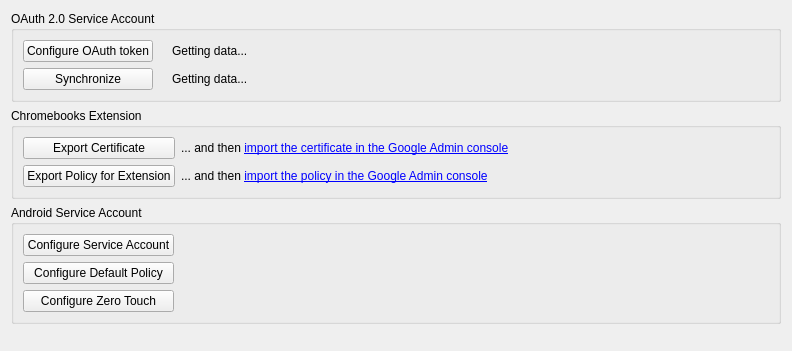
<?xml version="1.0" encoding="UTF-8"?>
<ui version="4.0">
 <class>ChromebookPreferencesWidget</class>
 <widget class="QWidget" name="ChromebookPreferencesWidget">
  <property name="geometry">
   <rect>
    <x>0</x>
    <y>0</y>
    <width>792</width>
    <height>351</height>
   </rect>
  </property>
  <property name="windowTitle">
   <string>Form</string>
  </property>
  <layout class="QVBoxLayout" name="verticalLayout_2">
   <item>
    <widget class="QGroupBox" name="serviceAccountGroup">
     <property name="title">
      <string>OAuth 2.0 Service Account</string>
     </property>
     <layout class="QGridLayout" name="gridLayout_2">
      <item row="0" column="0">
       <widget class="QPushButton" name="configureServiceAccountButton">
        <property name="text">
         <string>Configure OAuth token</string>
        </property>
       </widget>
      </item>
      <item row="0" column="1">
       <widget class="OnlineStatus" name="serviceAccountStatusIcon"/>
      </item>
      <item row="0" column="2">
       <widget class="QLabel" name="serviceAccountStatusLabel">
        <property name="sizePolicy">
         <sizepolicy hsizetype="MinimumExpanding" vsizetype="Preferred">
          <horstretch>0</horstretch>
          <verstretch>0</verstretch>
         </sizepolicy>
        </property>
        <property name="text">
         <string>Getting data...</string>
        </property>
        <property name="wordWrap">
         <bool>true</bool>
        </property>
       </widget>
      </item>
      <item row="1" column="0">
       <widget class="QPushButton" name="synchronizeButton">
        <property name="text">
         <string>Synchronize</string>
        </property>
       </widget>
      </item>
      <item row="1" column="1">
       <widget class="CircularProgressIndicator" name="syncProgress" native="true"/>
      </item>
      <item row="1" column="2">
       <widget class="QLabel" name="syncStatusLabel">
        <property name="sizePolicy">
         <sizepolicy hsizetype="MinimumExpanding" vsizetype="Preferred">
          <horstretch>0</horstretch>
          <verstretch>0</verstretch>
         </sizepolicy>
        </property>
        <property name="text">
         <string>Getting data...</string>
        </property>
        <property name="wordWrap">
         <bool>true</bool>
        </property>
       </widget>
      </item>
     </layout>
    </widget>
   </item>
   <item>
    <widget class="QGroupBox" name="groupBox">
     <property name="title">
      <string>Chromebooks Extension</string>
     </property>
     <layout class="QGridLayout" name="gridLayout">
      <item row="0" column="0">
       <widget class="QPushButton" name="exportCertificateButton">
        <property name="statusTip">
         <string>Export the MDM Certificate in PEM format.</string>
        </property>
        <property name="text">
         <string>Export Certificate</string>
        </property>
       </widget>
      </item>
      <item row="0" column="1">
       <widget class="QLabel" name="importCertificateLink">
        <property name="sizePolicy">
         <sizepolicy hsizetype="MinimumExpanding" vsizetype="Preferred">
          <horstretch>0</horstretch>
          <verstretch>0</verstretch>
         </sizepolicy>
        </property>
        <property name="text">
         <string>&lt;html&gt;&lt;head/&gt;&lt;body&gt;&lt;p&gt;... and then &lt;a href=&quot;https://admin.google.com/AdminHome?fral=1#ServiceSettings/notab=1&amp;amp;service=shared%20device%20settings&amp;amp;subtab=certificate&quot;&gt;&lt;span style=&quot; text-decoration: underline; color:#0000ff;&quot;&gt;import the certificate in the Google Admin console&lt;/span&gt;&lt;/a&gt;&lt;/p&gt;&lt;/body&gt;&lt;/html&gt;</string>
        </property>
        <property name="wordWrap">
         <bool>true</bool>
        </property>
       </widget>
      </item>
      <item row="1" column="0">
       <widget class="QPushButton" name="exportPolicyButton">
        <property name="statusTip">
         <string>Export the policy file for the Chromebooks extension.</string>
        </property>
        <property name="text">
         <string>Export Policy for Extension</string>
        </property>
       </widget>
      </item>
      <item row="1" column="1">
       <widget class="QLabel" name="importPolicyLink">
        <property name="sizePolicy">
         <sizepolicy hsizetype="MinimumExpanding" vsizetype="Preferred">
          <horstretch>0</horstretch>
          <verstretch>0</verstretch>
         </sizepolicy>
        </property>
        <property name="text">
         <string>&lt;html&gt;&lt;head/&gt;&lt;body&gt;&lt;p&gt;... and then &lt;a href=&quot;https://admin.google.com/AdminHome?fral=1#ChromeAppList:&quot;&gt;&lt;span style=&quot; text-decoration: underline; color:#0000ff;&quot;&gt;import the policy in the Google Admin console&lt;/span&gt;&lt;/a&gt;&lt;/p&gt;&lt;/body&gt;&lt;/html&gt;</string>
        </property>
        <property name="wordWrap">
         <bool>true</bool>
        </property>
       </widget>
      </item>
     </layout>
    </widget>
   </item>
   <item>
    <widget class="QGroupBox" name="androidServiceAccountGroup">
     <property name="title">
      <string>Android Service Account</string>
     </property>
     <layout class="QGridLayout" name="gridLayout_3">
      <item row="1" column="0">
       <widget class="QPushButton" name="configureEMMDefaultPolicyButton">
        <property name="text">
         <string>Configure Default Policy</string>
        </property>
       </widget>
      </item>
      <item row="0" column="0">
       <widget class="QPushButton" name="configureAndroidServiceAccountButton">
        <property name="sizePolicy">
         <sizepolicy hsizetype="Minimum" vsizetype="Fixed">
          <horstretch>0</horstretch>
          <verstretch>0</verstretch>
         </sizepolicy>
        </property>
        <property name="text">
         <string>Configure Service Account</string>
        </property>
       </widget>
      </item>
      <item row="2" column="0">
       <widget class="QPushButton" name="configureZeroTouchButton">
        <property name="text">
         <string>Configure Zero Touch</string>
        </property>
       </widget>
      </item>
      <item row="0" column="1">
       <spacer name="horizontalSpacer">
        <property name="orientation">
         <enum>Qt::Horizontal</enum>
        </property>
        <property name="sizeHint" stdset="0">
         <size>
          <width>40</width>
          <height>20</height>
         </size>
        </property>
       </spacer>
      </item>
     </layout>
    </widget>
   </item>
   <item>
    <spacer name="verticalSpacer">
     <property name="orientation">
      <enum>Qt::Vertical</enum>
     </property>
     <property name="sizeHint" stdset="0">
      <size>
       <width>20</width>
       <height>217</height>
      </size>
     </property>
    </spacer>
   </item>
  </layout>
 </widget>
 <customwidgets>
  <customwidget>
   <class>CircularProgressIndicator</class>
   <extends>QWidget</extends>
   <header>FileWaveGuiLib/circularprogressindicator.h</header>
   <container>1</container>
  </customwidget>
  <customwidget>
   <class>OnlineStatus</class>
   <extends>QLabel</extends>
   <header>./FileWaveGuiLib/OnlineStatus.h</header>
  </customwidget>
 </customwidgets>
 <tabstops>
  <tabstop>configureServiceAccountButton</tabstop>
  <tabstop>synchronizeButton</tabstop>
  <tabstop>exportCertificateButton</tabstop>
  <tabstop>exportPolicyButton</tabstop>
  <tabstop>configureAndroidServiceAccountButton</tabstop>
  <tabstop>configureEMMDefaultPolicyButton</tabstop>
  <tabstop>configureZeroTouchButton</tabstop>
 </tabstops>
 <resources/>
 <connections/>
</ui>
